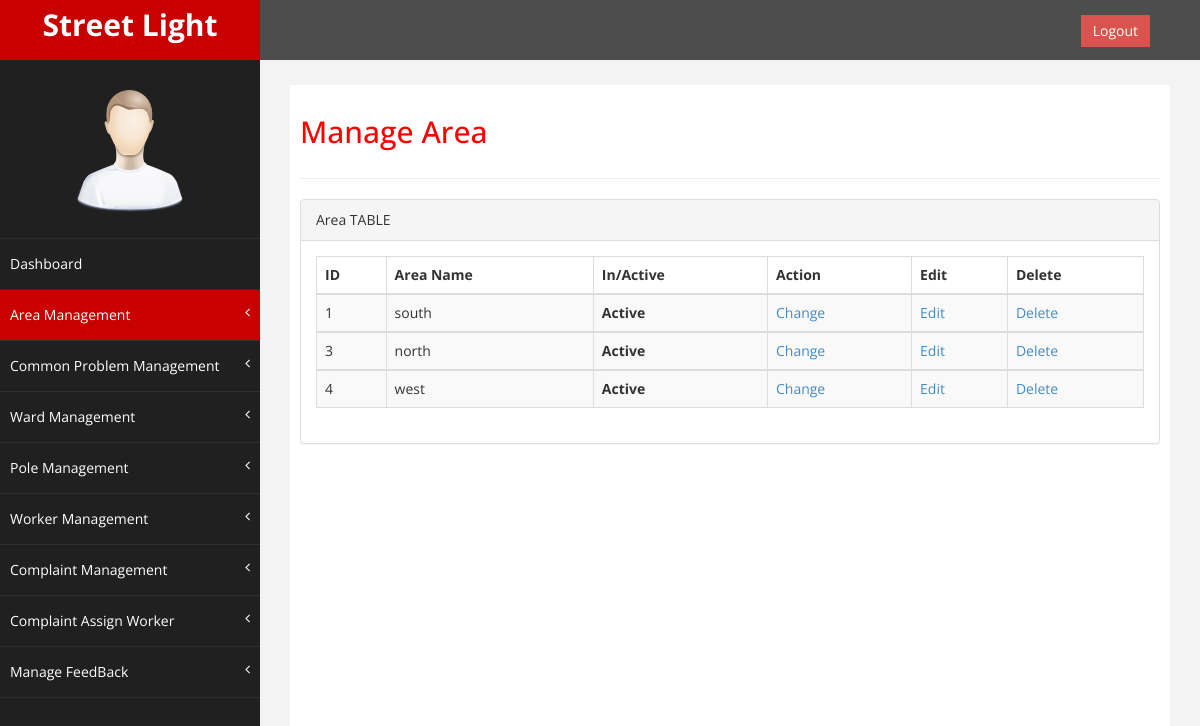
Page /admin/managearea.php on the committed database.
### tables this page shows
CREATE TABLE IF NOT EXISTS `area_table` (
  `area_id` int(11) NOT NULL AUTO_INCREMENT,
  `area_name` varchar(20) NOT NULL,
  `is_active` int(2) NOT NULL,
  PRIMARY KEY (`area_id`)
);

### admin/managearea.php (the view, shortened to what this page needs)
<?php
require "common/header.php";
require 'dbconnect.php';
$qry = "SELECT area_id, area_name, is_active FROM area_table WHERE is_active!=2";
$rs = mysqli_query($conn,$qry);
?>
    <div id="wrapper">
        <nav class="navbar navbar-default navbar-cls-top " role="navigation" style="margin-bottom: 0">
            <div class="navbar-header">
                <a class="navbar-brand" href="dashboard.php">Street Light</a>
            </div>
            <div style="color: white;padding: 15px 50px 5px 50px;float: right;font-size: 16px;">
                <a href="logout.php" class="btn btn-danger square-btn-adjust">Logout</a>
            </div>
        </nav>
<?php
  require "common/navigation.php";
?>
        <div id="page-wrapper" >
            <div id="page-inner">
                <div class="row">
                    <div class="col-md-12">
                     <h2>Manage Area</h2>
                    </div>
                </div>
                  <hr />
                  <div class="row">
                <div class="col-md-12">
                    <div class="panel panel-default">
                        <div class="panel-heading">
                             Area TABLE
                        </div>
                        <div class="panel-body">
                            <div class="table-responsive">
                                <table class="table table-striped table-bordered table-hover" id="">
                                    <thead>
                                        <tr>
                                            <th>ID</th>
                                            <th>Area Name</th>
                                            <th>In/Active</th>
                                            <th>Action</th>
                                            <th>Edit</th>
                                            <th>Delete</th>
                                        </tr>
                                    </thead>
                            <?php
                            if(mysqli_num_rows($rs) > 0)
                                {
                                    while($row = mysqli_fetch_assoc($rs))
                                    {
                            ?>
                                <tbody>
                                    <tr class="odd gradeX">
                                    <td><?php echo $row['area_id']; ?></td>
                                    <td><?php echo $row['area_name'];?></td>
                                    <th><?php if($row['is_active']==1){echo "Active";}else{echo "Blocked";} ?></th>
                                    <td><a href="actionarea.php?area_id=<?php echo $row['area_id']; ?>&status=<?php echo $row['is_active']; ?>">Change</a></td>
                                    <td><a href="editarea.php?area_id=<?php echo $row['area_id']; ?>">Edit</a></td>
                                    <td><a href="deletearea.php?area_id=<?php echo $row['area_id']; ?>">Delete</a></td>
                                </tr>
                            <?php   }
                                }
                                else
                                {
                                echo "0 Rows Returned!";
                                }
                            ?>
                                    </tbody>
                                </table>
                            </div>
                        </div>
                    </div>
                </div>
            </div>
        </div>
    </div>
    <?php require "common/footer.php"; ?>

### admin/css/custom.css (style rules this page uses)
body { font-family: 'Open Sans', sans-serif; }
#wrapper { width: 100%; background:#202020; }
#page-wrapper { padding: 15px 15px; min-height: 600px; background:#F3F3F3; }
#page-inner { width:100%; margin:10px 20px 10px 0px; background-color:#fff!important; padding:10px; min-height:1200px; }
h2 { color: #f00; }
.square-btn-adjust { border: 0px solid transparent; -webkit-border-radius: 0px; -moz-border-radius: 0px; border-radius: 0px; }
.navbar-cls-top .navbar-brand { color: #fff; background: #C90000; width: 260px; text-align: center; height: 60px; font-size: 30px; font-weight: 700; }
.navbar-cls-top { background:#4D4D4D; border-bottom:none; }
.navbar-default { border:0px solid black; }
.navbar-header { background: #A70303; }
@media (min-width:768px) { #page-wrapper { margin: 0 0 0 260px; padding: 15px 30px; min-height: 1200px; } }
@media (min-width:768px) { .navbar { border-radius: 0px; } }

### rows in the picture
area_table: area_id "1", area_name "south", is_active "Active"
area_table: area_id "3", area_name "north", is_active "Active"
area_table: area_id "4", area_name "west", is_active "Active"
